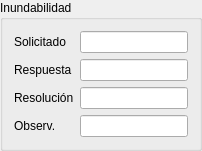
        <widget class="QGroupBox" name="groupBox">
         <property name="sizePolicy">
          <sizepolicy hsizetype="Expanding" vsizetype="Preferred">
           <horstretch>0</horstretch>
           <verstretch>0</verstretch>
          </sizepolicy>
         </property>
         <property name="title">
          <string>Inundabilidad</string>
         </property>
         <layout class="QFormLayout" name="formLayout_23">
          <item row="0" column="0">
           <widget class="QLabel" name="solicitadoLabel">
            <property name="text">
             <string>Solicitado</string>
            </property>
           </widget>
          </item>
          <item row="0" column="1">
           <widget class="QLineEdit" name="inundabilidad_solicitado">
            <property name="sizePolicy">
             <sizepolicy hsizetype="MinimumExpanding" vsizetype="Fixed">
              <horstretch>0</horstretch>
              <verstretch>0</verstretch>
             </sizepolicy>
            </property>
           </widget>
          </item>
          <item row="1" column="0">
           <widget class="QLabel" name="respuestaLabel">
            <property name="text">
             <string>Respuesta</string>
            </property>
           </widget>
          </item>
          <item row="1" column="1">
           <widget class="QLineEdit" name="inundabilidad_respuesta">
            <property name="sizePolicy">
             <sizepolicy hsizetype="MinimumExpanding" vsizetype="Fixed">
              <horstretch>0</horstretch>
              <verstretch>0</verstretch>
             </sizepolicy>
            </property>
           </widget>
          </item>
          <item row="2" column="0">
           <widget class="QLabel" name="resoluciNLabel">
            <property name="text">
             <string>Resolución</string>
            </property>
           </widget>
          </item>
          <item row="2" column="1">
           <widget class="QLineEdit" name="inundabilidad_resolucion">
            <property name="sizePolicy">
             <sizepolicy hsizetype="MinimumExpanding" vsizetype="Fixed">
              <horstretch>0</horstretch>
              <verstretch>0</verstretch>
             </sizepolicy>
            </property>
           </widget>
          </item>
          <item row="3" column="0">
           <widget class="QLabel" name="observacionesLabel">
            <property name="text">
             <string>Observ.</string>
            </property>
           </widget>
          </item>
          <item row="3" column="1">
           <widget class="QLineEdit" name="inundabilidad_observaciones">
            <property name="sizePolicy">
             <sizepolicy hsizetype="MinimumExpanding" vsizetype="Fixed">
              <horstretch>0</horstretch>
              <verstretch>0</verstretch>
             </sizepolicy>
            </property>
           </widget>
          </item>
         </layout>
        </widget>
